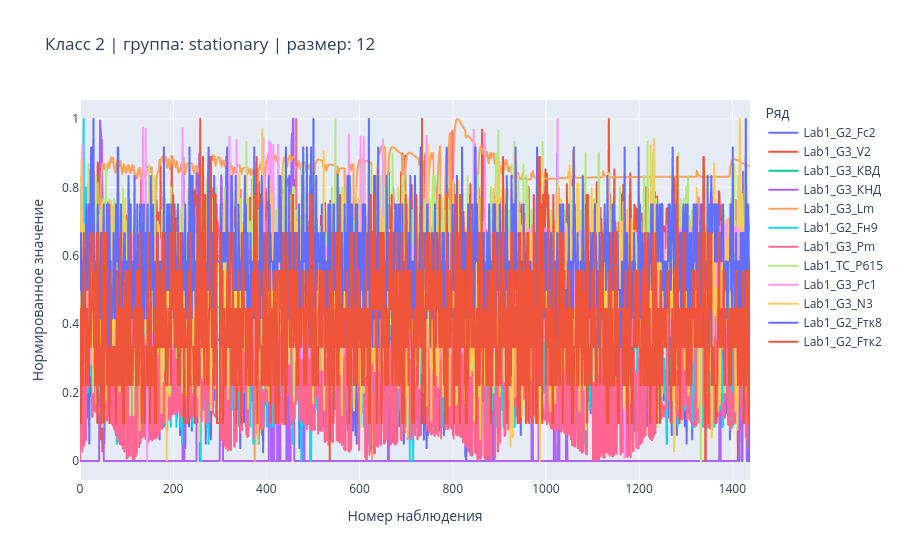
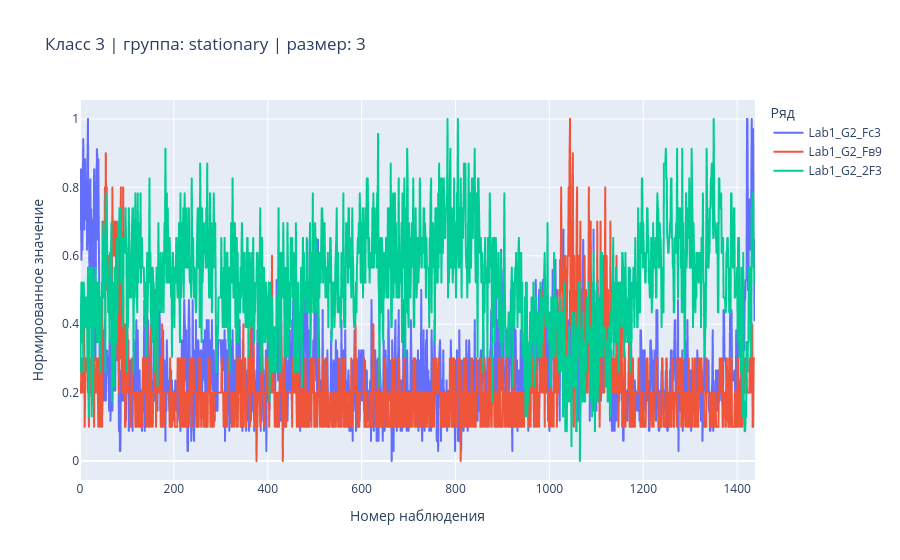
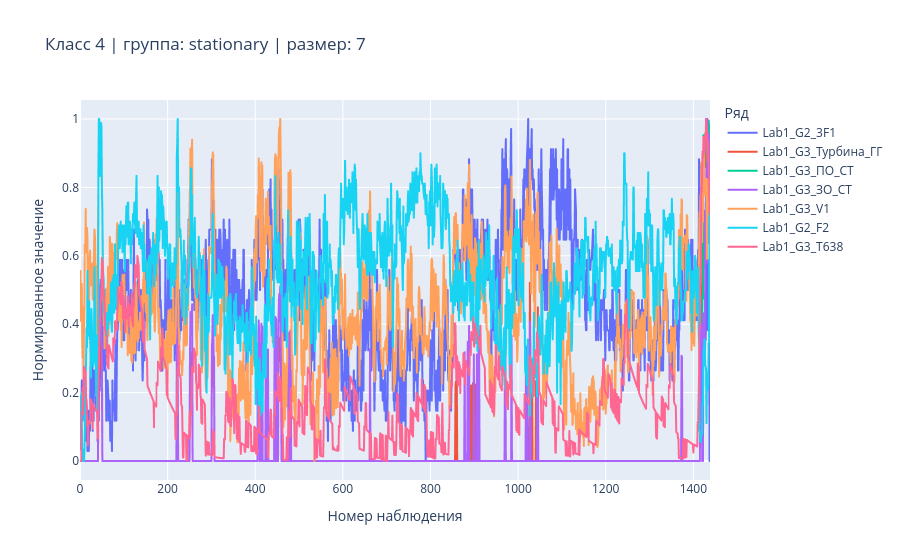
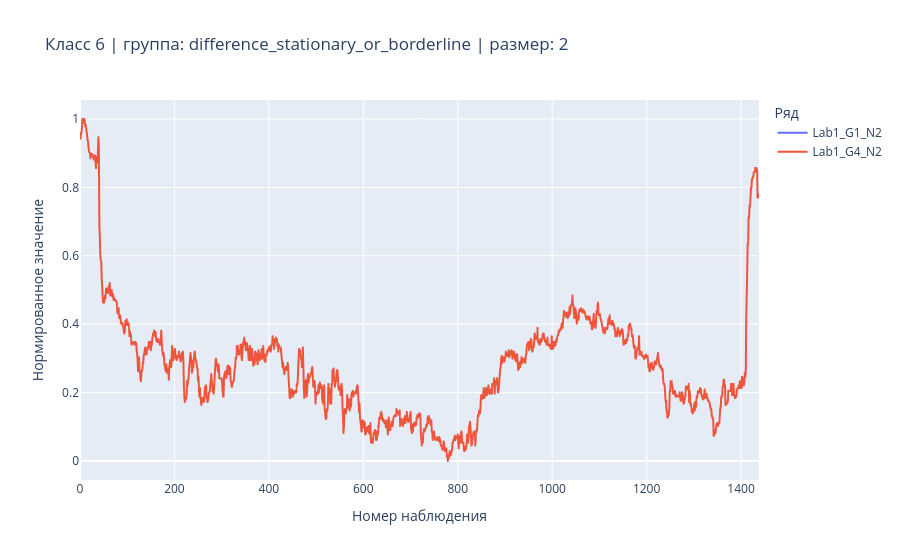

Notebook source saved alongside these figures, in order:
### Code cell
nontrivial_classes = factorization_report[
    factorization_report["class_size"] > 1
]["global_class_id"].tolist()

print("Классы, где было объединено больше одного ряда:")
print(nontrivial_classes)

for class_id in nontrivial_classes:
    plot_class(class_id)

### Figure 1 — Plotly figure (JSON) as saved in the notebook; plotly's stock layout.template omitted (floating-point values rounded to 4 significant figures; data arrays with more than 128 entries replaced by an {"elided": "..."} marker saying what was removed)
{"data": [{"hovertemplate": "Ряд=Lab1_G2_Fc2<br>Номер наблюдения=%{x}<br>Нормированное значение=%{y}<extra></extra>", "legendgroup": "Lab1_G2_Fc2", "line": {"color": "#636efa", "dash": "solid"}, "marker": {"symbol": "circle"}, "mode": "lines", "name": "Lab1_G2_Fc2", "showlegend": true, "type": "scattergl", "x": {"elided": "1439 int values"}, "xaxis": "x", "y": {"elided": "1439 float values"}, "yaxis": "y"}, {"hovertemplate": "Ряд=Lab1_G3_V2<br>Номер наблюдения=%{x}<br>Нормированное значение=%{y}<extra></extra>", "legendgroup": "Lab1_G3_V2", "line": {"color": "#EF553B", "dash": "solid"}, "marker": {"symbol": "circle"}, "mode": "lines", "name": "Lab1_G3_V2", "showlegend": true, "type": "scattergl", "x": {"elided": "1439 int values"}, "xaxis": "x", "y": {"elided": "1439 float values"}, "yaxis": "y"}, {"hovertemplate": "Ряд=Lab1_G3_КВД<br>Номер наблюдения=%{x}<br>Нормированное значение=%{y}<extra></extra>", "legendgroup": "Lab1_G3_КВД", "line": {"color": "#00cc96", "dash": "solid"}, "marker": {"symbol": "circle"}, "mode": "lines", "name": "Lab1_G3_КВД", "showlegend": true, "type": "scattergl", "x": {"elided": "1439 int values"}, "xaxis": "x", "y": {"elided": "1439 float values"}, "yaxis": "y"}, {"hovertemplate": "Ряд=Lab1_G3_КНД<br>Номер наблюдения=%{x}<br>Нормированное значение=%{y}<extra></extra>", "legendgroup": "Lab1_G3_КНД", "line": {"color": "#ab63fa", "dash": "solid"}, "marker": {"symbol": "circle"}, "mode": "lines", "name": "Lab1_G3_КНД", "showlegend": true, "type": "scattergl", "x": {"elided": "1439 int values"}, "xaxis": "x", "y": {"elided": "1439 float values"}, "yaxis": "y"}, {"hovertemplate": "Ряд=Lab1_G3_Lm<br>Номер наблюдения=%{x}<br>Нормированное значение=%{y}<extra></extra>", "legendgroup": "Lab1_G3_Lm", "line": {"color": "#FFA15A", "dash": "solid"}, "marker": {"symbol": "circle"}, "mode": "lines", "name": "Lab1_G3_Lm", "showlegend": true, "type": "scattergl", "x": {"elided": "1439 int values"}, "xaxis": "x", "y": {"elided": "1439 float values"}, "yaxis": "y"}, {"hovertemplate": "Ряд=Lab1_G2_Fн9<br>Номер наблюдения=%{x}<br>Нормированное значение=%{y}<extra></extra>", "legendgroup": "Lab1_G2_Fн9", "line": {"color": "#19d3f3", "dash": "solid"}, "marker": {"symbol": "circle"}, "mode": "lines", "name": "Lab1_G2_Fн9", "showlegend": true, "type": "scattergl", "x": {"elided": "1439 int values"}, "xaxis": "x", "y": {"elided": "1439 float values"}, "yaxis": "y"}, {"hovertemplate": "Ряд=Lab1_G3_Pm<br>Номер наблюдения=%{x}<br>Нормированное значение=%{y}<extra></extra>", "legendgroup": "Lab1_G3_Pm", "line": {"color": "#FF6692", "dash": "solid"}, "marker": {"symbol": "circle"}, "mode": "lines", "name": "Lab1_G3_Pm", "showlegend": true, "type": "scattergl", "x": {"elided": "1439 int values"}, "xaxis": "x", "y": {"elided": "1439 float values"}, "yaxis": "y"}, {"hovertemplate": "Ряд=Lab1_TC_P615<br>Номер наблюдения=%{x}<br>Нормированное значение=%{y}<extra></extra>", "legendgroup": "Lab1_TC_P615", "line": {"color": "#B6E880", "dash": "solid"}, "marker": {"symbol": "circle"}, "mode": "lines", "name": "Lab1_TC_P615", "showlegend": true, "type": "scattergl", "x": {"elided": "1439 int values"}, "xaxis": "x", "y": {"elided": "1439 float values"}, "yaxis": "y"}, {"hovertemplate": "Ряд=Lab1_G3_Pc1<br>Номер наблюдения=%{x}<br>Нормированное значение=%{y}<extra></extra>", "legendgroup": "Lab1_G3_Pc1", "line": {"color": "#FF97FF", "dash": "solid"}, "marker": {"symbol": "circle"}, "mode": "lines", "name": "Lab1_G3_Pc1", "showlegend": true, "type": "scattergl", "x": {"elided": "1439 int values"}, "xaxis": "x", "y": {"elided": "1439 float values"}, "yaxis": "y"}, {"hovertemplate": "Ряд=Lab1_G3_N3<br>Номер наблюдения=%{x}<br>Нормированное значение=%{y}<extra></extra>", "legendgroup": "Lab1_G3_N3", "line": {"color": "#FECB52", "dash": "solid"}, "marker": {"symbol": "circle"}, "mode": "lines", "name": "Lab1_G3_N3", "showlegend": true, "type": "scattergl", "x": {"elided": "1439 int values"}, "xaxis": "x", "y": {"elided": "1439 float values"}, "yaxis": "y"}, {"hovertemplate": "Ряд=Lab1_G2_Fтк8<br>Номер наблюдения=%{x}<br>Нормированное значение=%{y}<extra></extra>", "legendgroup": "Lab1_G2_Fтк8", "line": {"color": "#636efa", "dash": "solid"}, "marker": {"symbol": "circle"}, "mode": "lines", "name": "Lab1_G2_Fтк8", "showlegend": true, "type": "scattergl", "x": {"elided": "1439 int values"}, "xaxis": "x", "y": {"elided": "1439 float values"}, "yaxis": "y"}, {"hovertemplate": "Ряд=Lab1_G2_Fтк2<br>Номер наблюдения=%{x}<br>Нормированное значение=%{y}<extra></extra>", "legendgroup": "Lab1_G2_Fтк2", "line": {"color": "#EF553B", "dash": "solid"}, "marker": {"symbol": "circle"}, "mode": "lines", "name": "Lab1_G2_Fтк2", "showlegend": true, "type": "scattergl", "x": {"elided": "1439 int values"}, "xaxis": "x", "y": {"elided": "1439 float values"}, "yaxis": "y"}], "layout": {"legend": {"title": {"text": "Ряд"}, "tracegroupgap": 0}, "title": {"text": "Класс 2 | группа: stationary | размер: 12"}, "xaxis": {"anchor": "y", "domain": [0, 1], "title": {"text": "Номер наблюдения"}}, "yaxis": {"anchor": "x", "domain": [0, 1], "title": {"text": "Нормированное значение"}}}}

### Figure 2 — Plotly figure (JSON) as saved in the notebook; plotly's stock layout.template omitted (floating-point values rounded to 4 significant figures; data arrays with more than 128 entries replaced by an {"elided": "..."} marker saying what was removed)
{"data": [{"hovertemplate": "Ряд=Lab1_G2_Fc3<br>Номер наблюдения=%{x}<br>Нормированное значение=%{y}<extra></extra>", "legendgroup": "Lab1_G2_Fc3", "line": {"color": "#636efa", "dash": "solid"}, "marker": {"symbol": "circle"}, "mode": "lines", "name": "Lab1_G2_Fc3", "showlegend": true, "type": "scattergl", "x": {"elided": "1439 int values"}, "xaxis": "x", "y": {"elided": "1439 float values"}, "yaxis": "y"}, {"hovertemplate": "Ряд=Lab1_G2_Fв9<br>Номер наблюдения=%{x}<br>Нормированное значение=%{y}<extra></extra>", "legendgroup": "Lab1_G2_Fв9", "line": {"color": "#EF553B", "dash": "solid"}, "marker": {"symbol": "circle"}, "mode": "lines", "name": "Lab1_G2_Fв9", "showlegend": true, "type": "scattergl", "x": {"elided": "1439 int values"}, "xaxis": "x", "y": {"elided": "1439 float values"}, "yaxis": "y"}, {"hovertemplate": "Ряд=Lab1_G2_2F3<br>Номер наблюдения=%{x}<br>Нормированное значение=%{y}<extra></extra>", "legendgroup": "Lab1_G2_2F3", "line": {"color": "#00cc96", "dash": "solid"}, "marker": {"symbol": "circle"}, "mode": "lines", "name": "Lab1_G2_2F3", "showlegend": true, "type": "scattergl", "x": {"elided": "1439 int values"}, "xaxis": "x", "y": {"elided": "1439 float values"}, "yaxis": "y"}], "layout": {"legend": {"title": {"text": "Ряд"}, "tracegroupgap": 0}, "title": {"text": "Класс 3 | группа: stationary | размер: 3"}, "xaxis": {"anchor": "y", "domain": [0, 1], "title": {"text": "Номер наблюдения"}}, "yaxis": {"anchor": "x", "domain": [0, 1], "title": {"text": "Нормированное значение"}}}}

### Figure 3 — Plotly figure (JSON) as saved in the notebook; plotly's stock layout.template omitted (floating-point values rounded to 4 significant figures; data arrays with more than 128 entries replaced by an {"elided": "..."} marker saying what was removed)
{"data": [{"hovertemplate": "Ряд=Lab1_G2_3F1<br>Номер наблюдения=%{x}<br>Нормированное значение=%{y}<extra></extra>", "legendgroup": "Lab1_G2_3F1", "line": {"color": "#636efa", "dash": "solid"}, "marker": {"symbol": "circle"}, "mode": "lines", "name": "Lab1_G2_3F1", "showlegend": true, "type": "scattergl", "x": {"elided": "1439 int values"}, "xaxis": "x", "y": {"elided": "1439 float values"}, "yaxis": "y"}, {"hovertemplate": "Ряд=Lab1_G3_Турбина_ГГ<br>Номер наблюдения=%{x}<br>Нормированное значение=%{y}<extra></extra>", "legendgroup": "Lab1_G3_Турбина_ГГ", "line": {"color": "#EF553B", "dash": "solid"}, "marker": {"symbol": "circle"}, "mode": "lines", "name": "Lab1_G3_Турбина_ГГ", "showlegend": true, "type": "scattergl", "x": {"elided": "1439 int values"}, "xaxis": "x", "y": {"elided": "1439 float values"}, "yaxis": "y"}, {"hovertemplate": "Ряд=Lab1_G3_ПО_СТ<br>Номер наблюдения=%{x}<br>Нормированное значение=%{y}<extra></extra>", "legendgroup": "Lab1_G3_ПО_СТ", "line": {"color": "#00cc96", "dash": "solid"}, "marker": {"symbol": "circle"}, "mode": "lines", "name": "Lab1_G3_ПО_СТ", "showlegend": true, "type": "scattergl", "x": {"elided": "1439 int values"}, "xaxis": "x", "y": {"elided": "1439 float values"}, "yaxis": "y"}, {"hovertemplate": "Ряд=Lab1_G3_ЗО_СТ<br>Номер наблюдения=%{x}<br>Нормированное значение=%{y}<extra></extra>", "legendgroup": "Lab1_G3_ЗО_СТ", "line": {"color": "#ab63fa", "dash": "solid"}, "marker": {"symbol": "circle"}, "mode": "lines", "name": "Lab1_G3_ЗО_СТ", "showlegend": true, "type": "scattergl", "x": {"elided": "1439 int values"}, "xaxis": "x", "y": {"elided": "1439 float values"}, "yaxis": "y"}, {"hovertemplate": "Ряд=Lab1_G3_V1<br>Номер наблюдения=%{x}<br>Нормированное значение=%{y}<extra></extra>", "legendgroup": "Lab1_G3_V1", "line": {"color": "#FFA15A", "dash": "solid"}, "marker": {"symbol": "circle"}, "mode": "lines", "name": "Lab1_G3_V1", "showlegend": true, "type": "scattergl", "x": {"elided": "1439 int values"}, "xaxis": "x", "y": {"elided": "1439 float values"}, "yaxis": "y"}, {"hovertemplate": "Ряд=Lab1_G2_F2<br>Номер наблюдения=%{x}<br>Нормированное значение=%{y}<extra></extra>", "legendgroup": "Lab1_G2_F2", "line": {"color": "#19d3f3", "dash": "solid"}, "marker": {"symbol": "circle"}, "mode": "lines", "name": "Lab1_G2_F2", "showlegend": true, "type": "scattergl", "x": {"elided": "1439 int values"}, "xaxis": "x", "y": {"elided": "1439 float values"}, "yaxis": "y"}, {"hovertemplate": "Ряд=Lab1_G3_T638<br>Номер наблюдения=%{x}<br>Нормированное значение=%{y}<extra></extra>", "legendgroup": "Lab1_G3_T638", "line": {"color": "#FF6692", "dash": "solid"}, "marker": {"symbol": "circle"}, "mode": "lines", "name": "Lab1_G3_T638", "showlegend": true, "type": "scattergl", "x": {"elided": "1439 int values"}, "xaxis": "x", "y": {"elided": "1439 float values"}, "yaxis": "y"}], "layout": {"legend": {"title": {"text": "Ряд"}, "tracegroupgap": 0}, "title": {"text": "Класс 4 | группа: stationary | размер: 7"}, "xaxis": {"anchor": "y", "domain": [0, 1], "title": {"text": "Номер наблюдения"}}, "yaxis": {"anchor": "x", "domain": [0, 1], "title": {"text": "Нормированное значение"}}}}

### Figure 4 — Plotly figure (JSON) as saved in the notebook; plotly's stock layout.template omitted (floating-point values rounded to 4 significant figures; data arrays with more than 128 entries replaced by an {"elided": "..."} marker saying what was removed)
{"data": [{"hovertemplate": "Ряд=Lab1_G1_N2<br>Номер наблюдения=%{x}<br>Нормированное значение=%{y}<extra></extra>", "legendgroup": "Lab1_G1_N2", "line": {"color": "#636efa", "dash": "solid"}, "marker": {"symbol": "circle"}, "mode": "lines", "name": "Lab1_G1_N2", "showlegend": true, "type": "scattergl", "x": {"elided": "1439 int values"}, "xaxis": "x", "y": {"elided": "1439 float values"}, "yaxis": "y"}, {"hovertemplate": "Ряд=Lab1_G4_N2<br>Номер наблюдения=%{x}<br>Нормированное значение=%{y}<extra></extra>", "legendgroup": "Lab1_G4_N2", "line": {"color": "#EF553B", "dash": "solid"}, "marker": {"symbol": "circle"}, "mode": "lines", "name": "Lab1_G4_N2", "showlegend": true, "type": "scattergl", "x": {"elided": "1439 int values"}, "xaxis": "x", "y": {"elided": "1439 float values"}, "yaxis": "y"}], "layout": {"legend": {"title": {"text": "Ряд"}, "tracegroupgap": 0}, "title": {"text": "Класс 6 | группа: difference_stationary_or_borderline | размер: 2"}, "xaxis": {"anchor": "y", "domain": [0, 1], "title": {"text": "Номер наблюдения"}}, "yaxis": {"anchor": "x", "domain": [0, 1], "title": {"text": "Нормированное значение"}}}}
